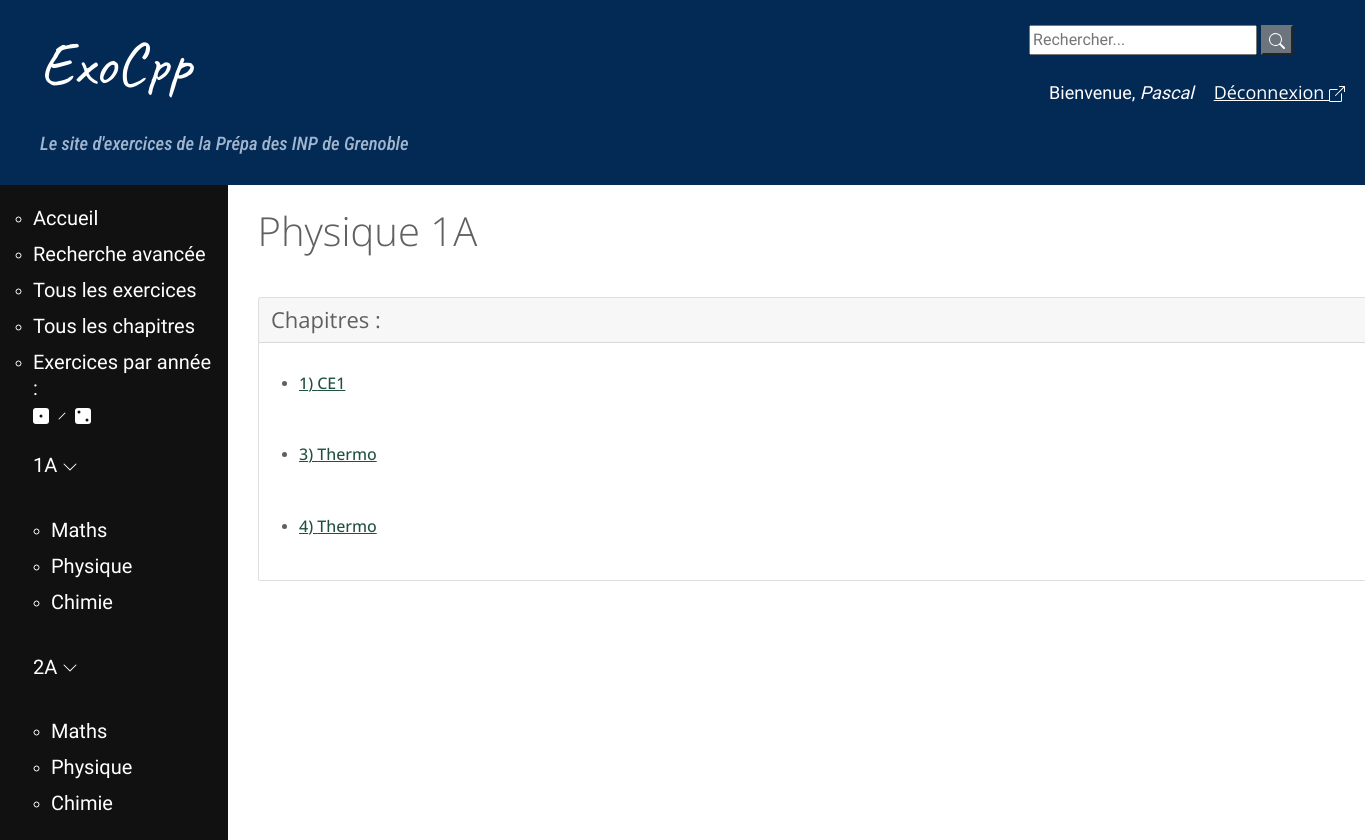
Page /phys_1A (signed in) on the earlier database version.
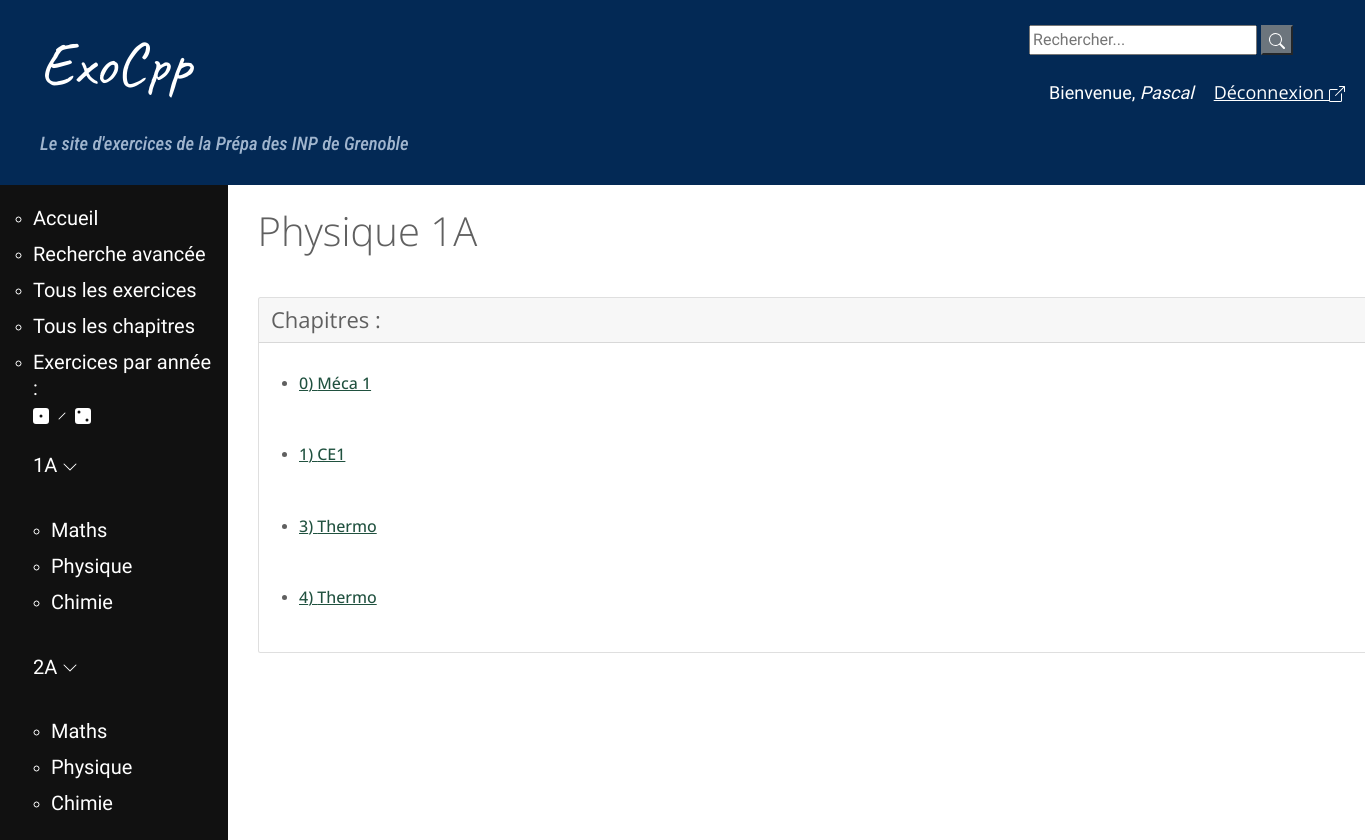
Same page on the later database version.
### exo/models.py (models this page shows, shortened)
class Chapitre(models.Model):
    annee = models.CharField(max_length=2, choices = [('1A', 'Première année'),
        ('2A', 'Deuxième année')])
    matiere = models.CharField(max_length=40, choices = MATIERES)
    nom = models.CharField(max_length=200, null=False, unique=True)
    numero = models.IntegerField(null=True, error_messages={"invalid_choice" : "Ce numéro de chapitre existe déjà."},
        help_text="Vous pouvez numéroter le chapitre/module \
        pour permettre un classement dans l'ordre du programme (recommandé, \
        la valeur par défaut est 1)", default=1, unique=True)
    def get_absolute_url(self):
        return reverse('chapitre-details', args=[str(self.id)])

### exo/views.py (the view)
# urls.py: path('phys_1A', views.phys_1A, name="1A-physique"),
@login_required(login_url='login')
def phys_1A(request):
	p_list = Chapitre.objects.filter(annee='1A', matiere='Physique').order_by('numero')
	return render(request, 'exo/1A-physique.html', {'p_list' : p_list})

### exo/templates/exo/1A-physique.html (shortened to what this page needs)
{% extends 'base_generic.html' %}
{% block content %}
	<h1>Physique 1A</h1>
		<div class="card">
			  <h4 class="card-header">Chapitres :</h4>
			<ul>
			{% for chapitre in p_list %}
				<div class="card-body">
					<li>
			    	<h6 class="card-title"><a href="{{ chapitre.get_absolute_url }}">{{ chapitre.numero }}) {{ chapitre.nom }}</a></h6>
			    	</li>
			  	</div>
			{% endfor %}
			</ul>
		</div>
{% endblock %}

Differences in the rows shown:
added Chapitre: numero "0", nom "Méca 1"
